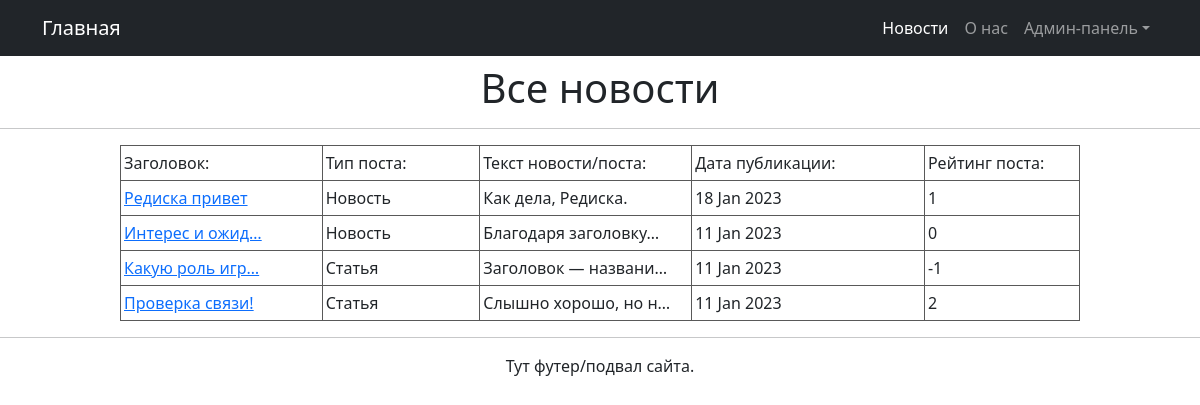
Page /news/ on the committed database.
### News/models.py (models this page shows, shortened)
class Post(models.Model):
    post = models.ForeignKey(Author, on_delete=models.CASCADE)
    type_post = models.CharField(max_length=2, choices=POST_TYPE)
    date_post = models.DateTimeField(auto_now_add=True)
    category_post = models.ManyToManyField(Category, through='PostCategory')
    header_post = models.CharField(max_length=40)
    text_post = models.TextField()
    rating_post = models.IntegerField(default=0)

### News/views.py (the view)
# urls.py: path('', PostList.as_view()),
class PostList(ListView):
    model = Post
    ordering = '-date_post'
    template_name = 'flatpages/news.html'
    context_object_name = 'news'

### templates/flatpages/news.html (shortened to what this page needs)
{% extends 'flatpages/default.html' %}
{% load custom_filters %}
{% block content %}
<center><h1 style="margin-top: 8px;">Все новости</h1></center>
<hr>
{% if news %}
<center><table class="post_table">
           <tr>
               <td>Заголовок:</td>
               <td>Тип поста:</td>
               <td>Текст новости/поста:</td>
               <td>Дата публикации:</td>
               <td>Рейтинг поста:</td>
           </tr>
           {% for new in news %}
           <tr>
               <td><a href="{{ new.pk }}">{{ new.header_post|truncatechars:15 }}</a></td>
               {% if new.type_post == 'AR' %}
               <td>Статья</td>
               {% else %}
               <td>Новость</td>
               {% endif %}
               <td>{{ new.text_post|truncatechars:20 }}</td>
               <td>{{ new.date_post|date:'d M Y' }}</td>
               <td>{{ new.rating_post }}</td>
           </tr>
           {% endfor %}
</table>
</center>
{% else %}
<center><h2>Товаров нет!</h2></center>
{% endif %}
<hr>
<center>Тут футер/подвал сайта.</center>
{% endblock content %}

### templates/flatpages/default.html (shortened to what this page needs)
<!DOCTYPE html>
<html lang="en">
    <head>
        {% load static %}
        <link href="{% static 'css/styles.css' %}" rel="stylesheet" />
    </head>
    <body>
        <nav class="navbar navbar-expand-lg navbar-dark bg-dark">
            <div class="container">
                <a class="navbar-brand" href="/main/">Главная</a>
                <div class="collapse navbar-collapse" id="navbarSupportedContent">
                    <ul class="navbar-nav ms-auto mb-2 mb-lg-0">
                        <li class="nav-item"><a class="nav-link active" aria-current="page" href="/news/">Новости</a></li>
                        <li class="nav-item"><a class="nav-link" href="/about/">О нас</a></li>
                        <li class="nav-item dropdown">
                            <a class="nav-link dropdown-toggle" id="navbarDropdown" href="#" role="button" data-bs-toggle="dropdown" aria-expanded="false">Админ-панель</a>
                        </li>
                    </ul>
                </div>
            </div>
        </nav>
    {% block content %}{% endblock content %}
    </body>
</html>

### rows in the picture
Post: header_post "Редиска привет", type_post "Новость", text_post "Как дела, Редиска.", date_post "18 Jan 2023", rating_post "1"
Post: header_post "Интерес и ожид…", type_post "Новость", text_post "Благодаря заголовку…", date_post "11 Jan 2023", rating_post "0"
Post: header_post "Какую роль игр…", type_post "Статья", text_post "Заголовок — названи…", date_post "11 Jan 2023", rating_post "-1"
Post: header_post "Проверка связи!", type_post "Статья", text_post "Слышно хорошо, но н…", date_post "11 Jan 2023", rating_post "2"
